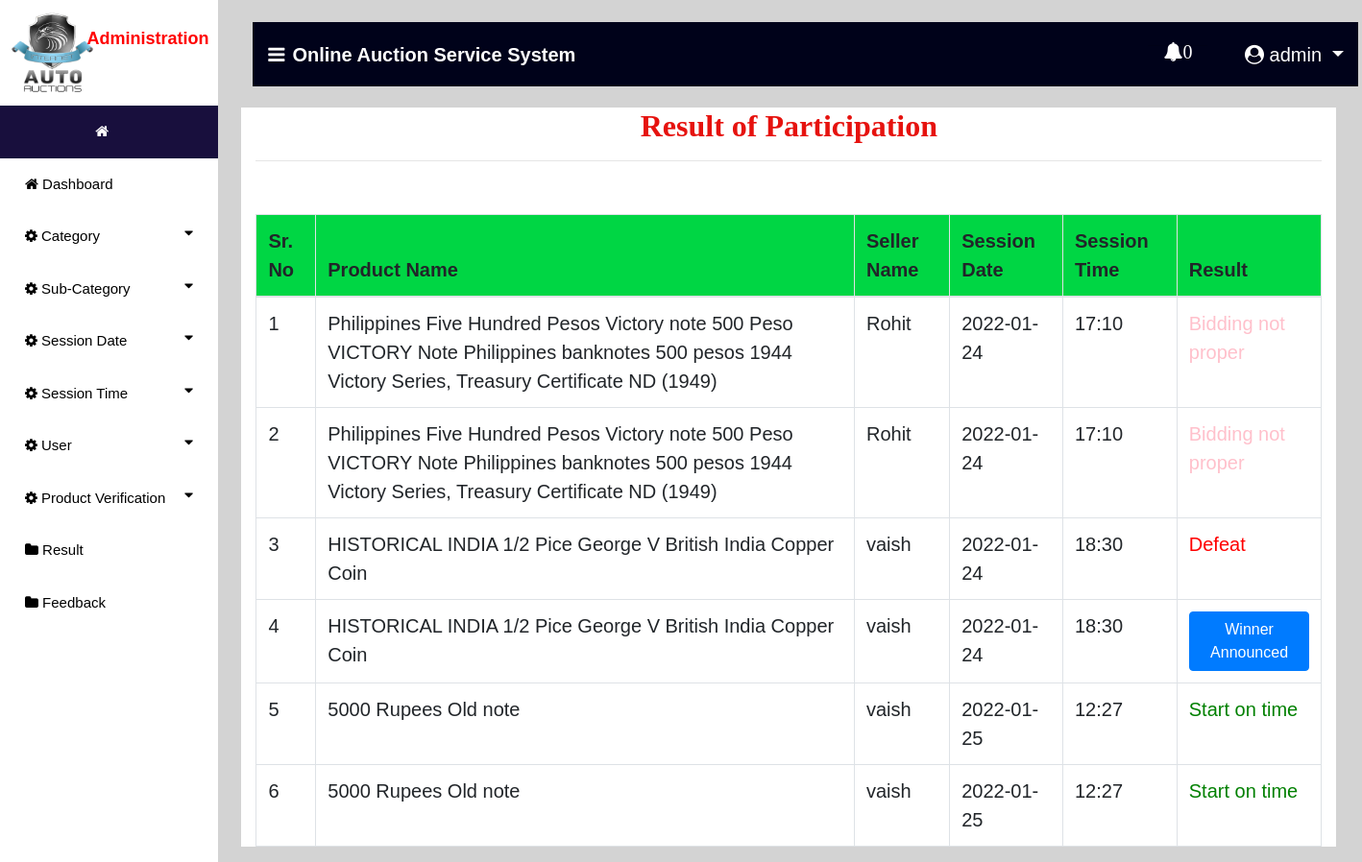
The page /result (signed in) on the database its author committed.
### auction/models.py (models this page shows, shortened)
class Participant(models.Model):
    payment = models.ForeignKey(Payment,on_delete=models.CASCADE,null=True)
    new_price = models.IntegerField(null=True)
    result = models.ForeignKey(Result,on_delete=models.CASCADE,null=True)
    user = models.ForeignKey(Bidder,on_delete=models.CASCADE,null=True)
    aucted_product = models.ForeignKey(Aucted_Product,on_delete=models.CASCADE,null=True)
    product = models.ForeignKey(Product,on_delete=models.CASCADE,null=True)

class Aucted_Product(models.Model):
    winner = models.CharField(max_length=100,null=True)
    user = models.ForeignKey(Auction_User,on_delete=models.CASCADE,null=True)
    product = models.ForeignKey(Product,on_delete=models.CASCADE,null=True)

class Product(models.Model):
    temp = models.IntegerField(null=True)
    status  =models.ForeignKey(Status,on_delete=models.CASCADE,null=True)
    name = models.CharField(max_length=100,null=True)
    min_price = models.IntegerField(null=True)
    images = models.FileField(null=True)
    session = models.ForeignKey(Session_Time,on_delete=models.CASCADE,null=True)
    category = models.ForeignKey(Sub_Category,on_delete=models.CASCADE,null=True)

class Auction_User(models.Model):
    user = models.ForeignKey(User,on_delete=models.CASCADE,null=True)
    dob = models.DateField(null=True)
    address = models.CharField(max_length=100,null=True)
    contact = models.CharField(max_length=10,null=True)
    image = models.FileField(null=True)
    membership = models.ForeignKey(Member_fee,on_delete=models.CASCADE,null=True)

class Session_Time(models.Model):
    date = models.ForeignKey(Session_date,on_delete=models.CASCADE,null=True)
    time = models.CharField(max_length=30,null=True)

class Session_date(models.Model):
    date = models.CharField(max_length=30,null=True)

### auction/views.py (the view)
# urls.py: path('result', result, name='result'),
def result(request):
    if not request.user.is_staff:
        return redirect('login_user')
    new2 = new()
    count = 0
    if new2:
        count += 1
    user1 = User.objects.get(id=request.user.id)
    pro=""
    try:
        pro = Bidder.objects.get(user=user1)
        if pro:
            error="pat"
    except:
        pro = Auction_User.objects.get(user=user1)
    error = False
    pro1 = Participant.objects.all()
    d = {'error':error,'pro':pro1,'data':pro,'count':count,'new2':new2}
    return render(request, 'result.html',d)

### auction/views.py (called while the page is built)
def new():
    status = Status.objects.get(status="pending")
    new_pro = Product.objects.filter(status=status)
    return new_pro

### auction/templates/result.html (shortened to what this page needs)
{% extends 'navigation3.html' %}
{% block body1 %}
 <div class="container" style="background:white">
<center><h2 style = "font-family : 'Monotype Corsiva' ; color : #E6120E ; font-weight : bold;margin-top:2%">Result of Participation</h2></center><hr>
<table class="table table-bordered" id="myTable">
  <thead>
  <tr>
    <th>Sr. No</th>
    <th>Product Name</th>
    <th>Seller Name</th>
    <th>Session Date</th>
    <th>Session Time</th>
    <th>Result</th>
  </tr>
  </thead>
   <tbody>
{% for i in pro %}
  <tr>
    <td>{{forloop.counter}}</td>
    <td>{{i.aucted_product.product.name}}</td>
    <td>{{i.aucted_product.user.user.username}}</td>
    <td>{{i.aucted_product.product.session.date.date}}</td>
    <td>{{i.aucted_product.product.session.time}}</td>
      {% if i.result.result == "Winner" %}
      <td><a href="{% url 'winner' i.id %}"><button class="btn btn-primary">
      Winner Announced</button></a></td>
      {% else %}
      {% if i.result.result == "Defeat" %}
        <td style="color:red">Defeat</td>
      {% else %}
      {% if i.result.result == "notproper" %}
        <td style="color:pink">Bidding not proper</td>
      {% else %}
        <td style="color:green">Start on time</td>
      {% endif %}
      {% endif %}
      {% endif %}
  </tr>
   {% endfor %}
    </tbody>
</table>
 </div>
{% endblock %}

### auction/templates/navigation3.html (shortened to what this page needs)
{% extends 'navigation2.html' %}
{% block body %}
<nav class="navbar navbar-expand-lg navbar-light" style="margin-left:2%;margin-top:2%;width:99%;background-color:#00021a">
  <a class="navbar-brand" href="#" style="color:white;font-weight:bold"><i class="fa fa-bars" style="margin-right:8px"></i>Online Auction Service System</a>
  {% if request.user.is_staff %}
     <div class="collapse navbar-collapse nav justify-content-end" id="navbarNavDropdown">
      <li class="nav-item dropdown" style="margin-right:3%;color:white;margin-left:600px">
        <a class="nav-link dropdown" style="margin-left:5%;color:white" href="#" id="navbarDropdown" role="button" data-toggle="dropdown" aria-haspopup="true">
          <i class="fa fa-bell" style="top:0;padding-bottom:10px">{{count}}</i>
        </a>
        <hr>
      </li>
  </div>
     {% endif %}
  <div class="collapse navbar-collapse nav justify-content-end" id="navbarNavDropdown">
      <li class="nav-item dropdown" style="margin-right:3%;color:white">
        <a class="nav-link dropdown-toggle" style="color:white;margin-left:5%" href="#" id="navbarDropdown" role="button" data-toggle="dropdown" aria-haspopup="true" aria-expanded="false">
          <i class="fa fa-user-circle"></i> {{request.user.username}}
        </a>
      </li>
  </div>
 </nav>
{% block body1 %}
{% endblock %}
{% endblock %}

### auction/templates/navigation2.html (style rules this page uses)
thead { background:#00d644; }
body { font-family: "Lato", sans-serif; }
body { margin:0;font-family:Arial }
.dropdown { float:right; }

### rows shown on the page
Participant: aucted_product.product.name "Philippines Five Hundred Pesos Victory note 500 Peso VICTORY Note Philippines banknotes 500 pesos 1944 Victory Series, Treasury Certificate ND (1949)", aucted_product.user.user.username "Rohit", aucted_product.product.session "2022-01-24", aucted_product.product.session.time "17:10", shows "Bidding not proper"
Participant: aucted_product.product.name "Philippines Five Hundred Pesos Victory note 500 Peso VICTORY Note Philippines banknotes 500 pesos 1944 Victory Series, Treasury Certificate ND (1949)", aucted_product.user.user.username "Rohit", aucted_product.product.session "2022-01-24", aucted_product.product.session.time "17:10", shows "Bidding not proper"
Participant: aucted_product.product.name "HISTORICAL INDIA 1/2 Pice George V British India Copper Coin", aucted_product.user.user.username "vaish", aucted_product.product.session "2022-01-24", aucted_product.product.session.time "18:30", shows "Defeat"
Participant: aucted_product.product.name "HISTORICAL INDIA 1/2 Pice George V British India Copper Coin", aucted_product.user.user.username "vaish", aucted_product.product.session "2022-01-24", aucted_product.product.session.time "18:30", shows "Winner Announced"
Participant: aucted_product.product.name "5000 Rupees Old note", aucted_product.user.user.username "vaish", aucted_product.product.session "2022-01-25", aucted_product.product.session.time "12:27", shows "Start on time"
Participant: aucted_product.product.name "5000 Rupees Old note", aucted_product.user.user.username "vaish", aucted_product.product.session "2022-01-25", aucted_product.product.session.time "12:27", shows "Start on time"

### other values the page prints
{{ count }} "0"
{{ request.user.username }} "admin"
